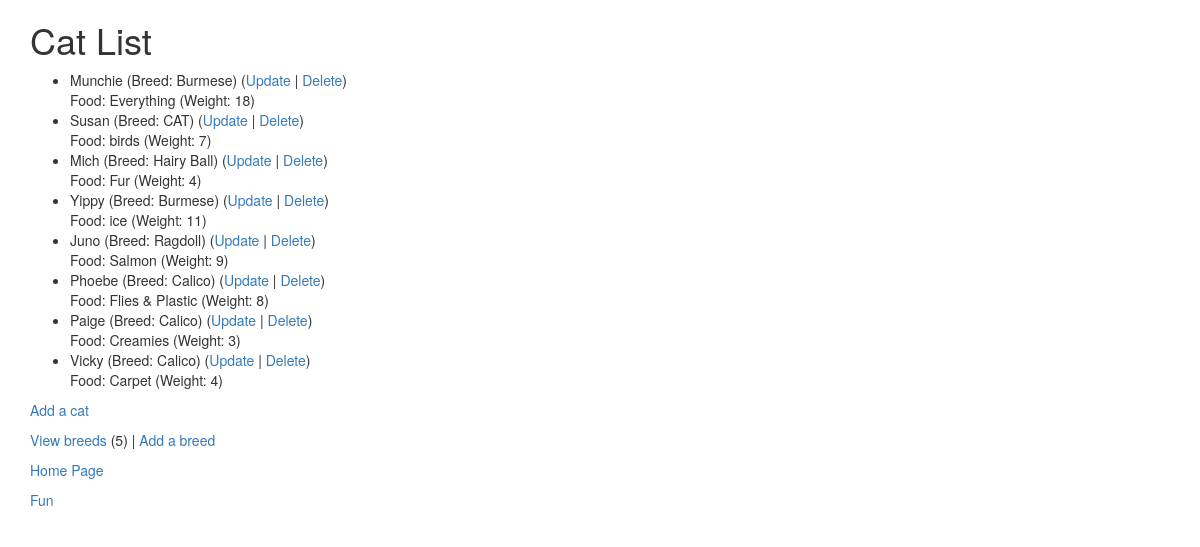
Before: /cats/ with the older database file.
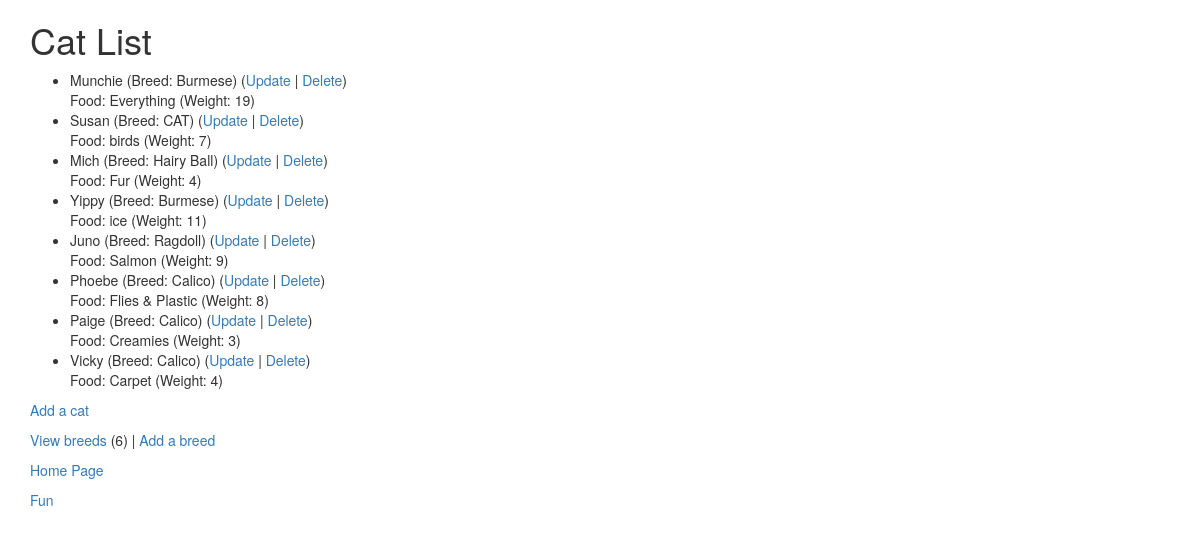
After: the same page with the newer database file.
### cats/models.py (models this page shows, shortened)
class Cat(models.Model):
    nickname = models.CharField(
            max_length=200,
            validators=[MinLengthValidator(2, "Nickname must be greater than 1 character")]
    )
    weight = models.PositiveIntegerField()
    foods = models.CharField(max_length=300)
    breed = models.ForeignKey('Breed', on_delete=models.CASCADE, null=False)

class Breed(models.Model):
    name = models.CharField(
            max_length=200,
            validators=[MinLengthValidator(2, "Breed must be greater than 1 character")]
    )
    def __str__(self):
        return self.name

### cats/views.py (the view)
# urls.py: path('', views.CatView.as_view(), name='all'),
class CatView(View):
    def get(self, request):
        mc = Breed.objects.all().count()
        al = Cat.objects.all()
        ctx = {'breed_count': mc, 'cat_list': al}
        return render(request, 'cats/cat_list.html', ctx)

### cats/templates/cats/cat_list.html
{% extends "base_bootstrap.html" %}
{% block content %}
  <h1>Cat List</h1>
  {% if cat_list %}
  <ul>
    {% for cat in cat_list %}
      <li>
          {{ cat.nickname }} (Breed: {{ cat.breed }})
          (<a href="{% url 'cats:cat_update' cat.id %}">Update</a> |
          <a href="{% url 'cats:cat_delete' cat.id %}">Delete</a>) <br/>
          Food: {{ cat.foods }} (Weight: {{ cat.weight }})
      </li>
    {% endfor %}
  </ul>
  {% else %}
    <p>There are no cats in the library.</p>
  {% endif %}
  <p>
    {% if breed_count > 0 %}
      <a href="{% url 'cats:cat_create' %}">Add a cat</a>
    {% else %}
      Please add a breed before you add a cat.
    {% endif %}
  </p>
  <p>
  <a href="{% url 'cats:breed_list' %}">View breeds</a> ({{ breed_count }}) |
    <a href="{% url 'cats:breed_create' %}">Add a breed</a>
  </p>
  <p><a href="https://egebele.pythonanywhere.com/">Home Page</a>
  <p><a href="https://egebele.pythonanywhere.com/cats/fun">Fun</a></p>
{% endblock %}

Changed rows visible on the page:
changed Cat "Munchie": weight "18" → "19"
Other visible differences:
{{ breed_count }}: "5" → "6"
